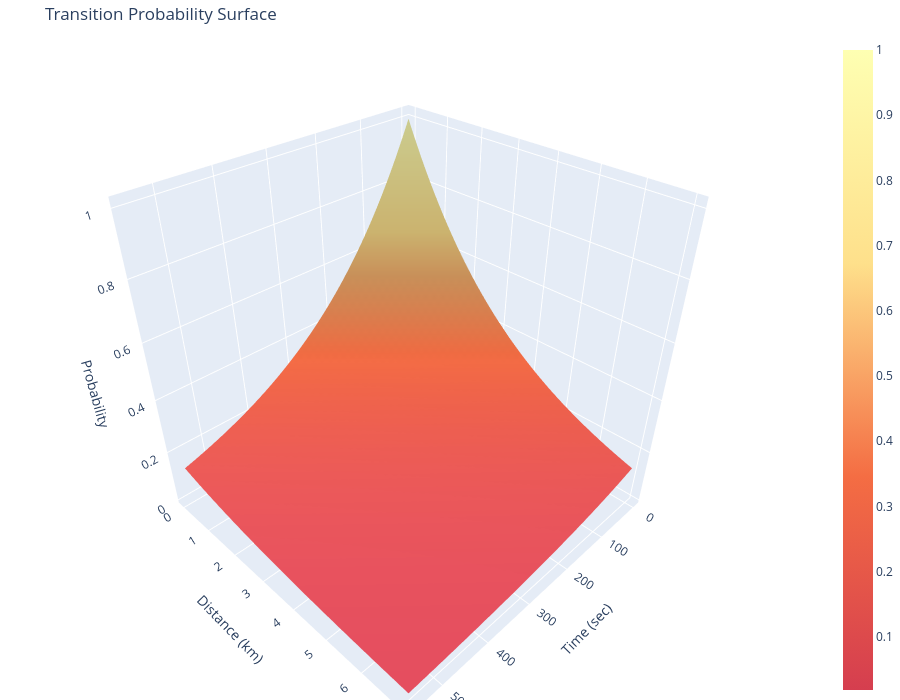

Source (notebook cell):
### Markdown cell above
### __Plot distribution of AIS and RF observations__

### Code cell
plot_AIS_RF_distribution()

### Figure 1 — Plotly figure (JSON) as saved in the notebook; plotly's stock layout.template omitted (floating-point values rounded to 4 significant figures; data arrays with more than 128 entries replaced by an {"elided": "..."} marker saying what was removed)
{"data": [{"colorscale": [[0, "#d53e4f"], [0.3333, "#f46d43"], [0.6667, "#fee08b"], [1, "#feffb2"]], "showscale": true, "type": "surface", "x": {"elided": "50x50 float values"}, "y": {"elided": "50x50 float values"}, "z": {"elided": "50x50 float values"}}], "layout": {"height": 700, "margin": {"b": 0, "l": 0, "r": 0, "t": 40}, "scene": {"xaxis": {"title": {"text": "Time (sec)"}}, "yaxis": {"title": {"text": "Distance (km)"}}, "zaxis": {"title": {"text": "Probability"}}}, "title": {"text": "Transition Probability Surface"}, "width": 900}}
